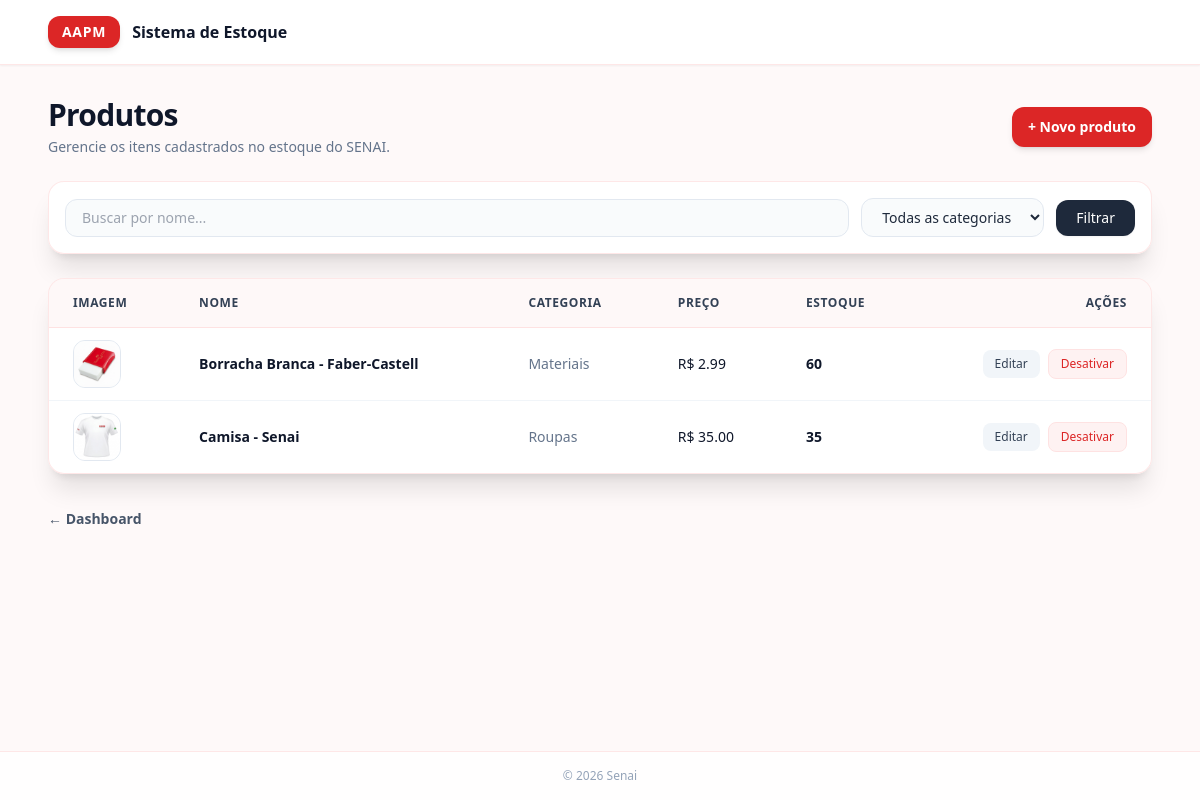
The app's page /produtos/ (signed in), older data.
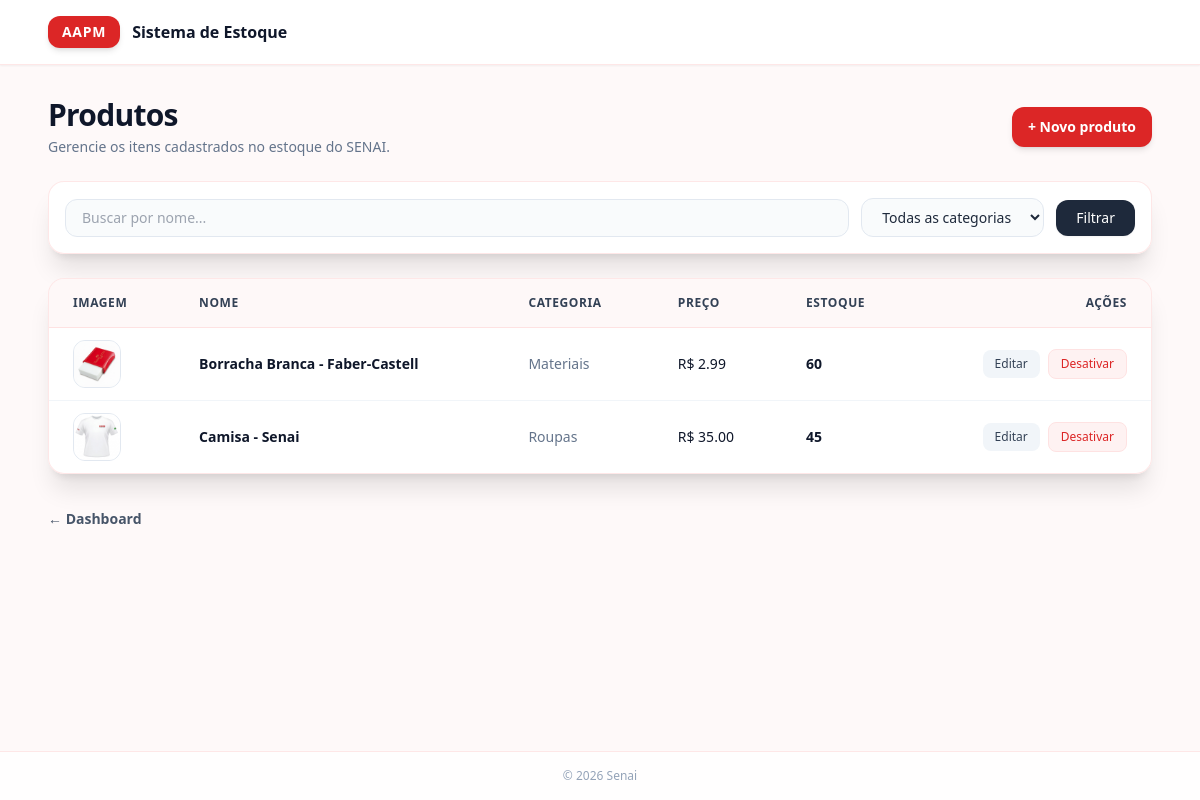
The same page, newer data.
### app/models/produto.py (models this page shows, shortened)
class Produto(Base):
    __tablename__ = "produtos"
    id = Column(Integer, primary_key=True, autoincrement=True, index=True)
    nome = Column(String(150), nullable=False, index=True)
    preco = Column(Float, nullable=False, default=0.0)
    estoque_atual = Column(Integer, nullable=False, default=0)
    ativo = Column(Boolean, default=True)
    imagem_path = Column(String(255), nullable=True)
    categoria_id = Column(Integer, ForeignKey("categorias.id", ondelete="SET NULL"), nullable=True )
    categoria = relationship("Categoria", back_populates="produtos")

### app/models/categoria.py (models this page shows)
class Categoria(Base):
    __tablename__ = "categorias"
    id = Column(Integer, primary_key=True, autoincrement=True, index=True)
    nome = Column(String(100), nullable=False, unique=True)
    ativo = Column(Boolean, default=True)
    produtos = relationship("Produto", back_populates="categoria", lazy="select")

### app/controllers/produto_controller.py (the view)
@router.get("/")
def listar_produtos(
    request: Request,
    busca: str = "",
    categoria_id: int = 0,       # 0 = todas as categorias
    db: Session = Depends(get_db),
    usuario = Depends(get_usuario_logado)
):
    query = db.query(Produto).filter(Produto.ativo == True)
    if busca:
        query = query.filter(Produto.nome.ilike(f"%{busca}%"))
    if categoria_id:
        query = query.filter(Produto.categoria_id == categoria_id)
    produtos    = query.order_by(Produto.nome).all()
    categorias  = db.query(Categoria).filter(Categoria.ativo == True).all()
    return templates.TemplateResponse(
        request,
        "produtos/index.html",
        {
            "request":      request,
            "usuario":      usuario,
            "produtos":     produtos,
            "categorias":   categorias,
            "busca":        busca,
            "categoria_id": categoria_id,
        }
    )

### app/templates/produtos/index.html (shortened to what the changed rows need)
<!DOCTYPE html>
<html lang="pt-br">
<head>
    <script src="https://cdn.tailwindcss.com"></script>
</head>
<body class="bg-red-50/40 min-h-screen flex flex-col font-sans text-slate-800 relative">
    <main class="flex-1 max-w-6xl w-full mx-auto px-6 py-8 space-y-6 z-10">
        <div class="flex flex-col sm:flex-row sm:items-center sm:justify-between gap-4">
            <div>
                <h1 class="text-2xl sm:text-3xl font-extrabold text-slate-900 tracking-tight">Produtos</h1>
            </div>
        </div>
        <div class="bg-white/90 backdrop-blur-md rounded-2xl shadow-xl border border-red-100/80 overflow-hidden">
            <div class="overflow-x-auto">
                <table class="w-full text-left text-sm text-slate-600">
                    <thead class="bg-red-50/50 border-b border-red-100 text-slate-700 uppercase font-semibold text-xs tracking-wider">
                        <tr>
                            <th class="px-6 py-4">Imagem</th>
                            <th class="px-6 py-4">Nome</th>
                            <th class="px-6 py-4">Categoria</th>
                            <th class="px-6 py-4">Preço</th>
                            <th class="px-6 py-4">Estoque</th>
                            <th class="px-6 py-4 text-right">Ações</th>
                        </tr>
                    </thead>
                    <tbody class="divide-y divide-slate-100">
                        {% for p in produtos %}
                        <tr class="hover:bg-red-50/30 transition-colors">
                            <td class="px-6 py-3">
                                <div class="w-12 h-12 bg-slate-100/80 rounded-xl overflow-hidden border border-slate-200 flex items-center justify-center shrink-0">
                                    {% if p.imagem_url %}
                                        <img src="{{ p.imagem_url }}"
                                             alt="{{ p.nome }}"
                                             class="w-full h-full object-cover">
                                    {% else %}
                                        <span class="text-xs text-slate-400">s/ img</span>
                                    {% endif %}
                                </div>
                            </td>
                            <td class="px-6 py-4 font-semibold text-slate-900">
                                <a href="/produtos/{{ p.id }}" class="hover:text-red-600 transition-colors">
                                    {{ p.nome }}
                                </a>
                            </td>
                            <td class="px-6 py-4 text-slate-500 whitespace-nowrap">
                                {{ p.categoria.nome if p.categoria else "—" }}
                            </td>
                            <td class="px-6 py-4 font-medium text-slate-900 whitespace-nowrap">
                                R$ {{ "%.2f"|format(p.preco) }}
                            </td>
                            <td class="px-6 py-4 font-bold text-slate-900 whitespace-nowrap">
                                {{ p.estoque_atual }}
                            </td>
                            <td class="px-6 py-4 text-right whitespace-nowrap">
                                {% if usuario.role == 'admin' %}
                                    <div class="inline-flex items-center justify-end gap-2">
                                        <a href="/produtos/{{ p.id }}/editar"
                                           class="px-3 py-1.5 bg-slate-100 hover:bg-slate-200 text-slate-700 font-medium text-xs rounded-lg transition-colors">
                                            Editar
                                        </a>
                                        <form action="/produtos/{{ p.id }}/desativar"
                                              method="post"
                                              class="inline"
                                              onsubmit="return confirm('Desativar {{ p.nome }}?')">
                                            <button type="submit"
                                                    class="px-3 py-1.5 bg-red-50 hover:bg-red-100 text-red-600 font-medium text-xs rounded-lg transition-colors border border-red-100">
                                                Desativar
                                            </button>
                                        </form>
                                    </div>
                                {% else %}
                                    <span class="text-xs text-slate-400">—</span>
                                {% endif %}
                            </td>
                        </tr>
                        {% endfor %}
                    </tbody>
                </table>
            </div>
        </div>
    </main>
</body>
</html>

Row changes from the older to the newer data that the page shows:
changed Produto "Camisa - Senai": estoque_atual "35" → "45"
